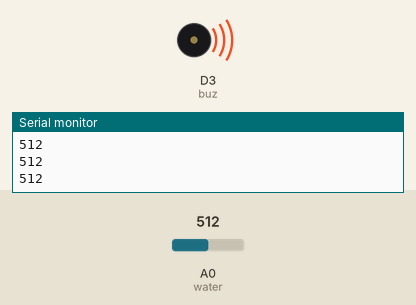
The sketch below on a simulated ESP8266 (NodeMCU). On the bench: buzzer (waves = sounding, pin HIGH), the last lines printed to the serial monitor. The inputs (shaded band) are chosen by the test bench; at power-on: A0 (water) = 512.

Above: at 1.2 s.
1.3 s: A0 (water) set to 364
2.8 s: A0 (water) set to 333
At 3.8 s:
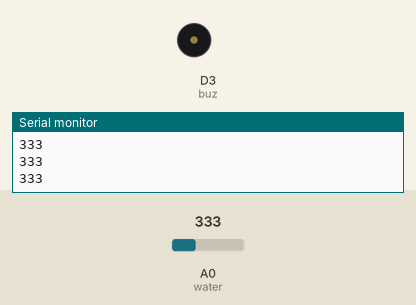
4.3 s: A0 (water) set to 360
At 4.9 s:
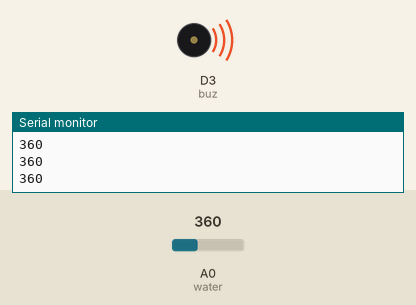
5.8 s: A0 (water) set to 340
At 6.2 s:
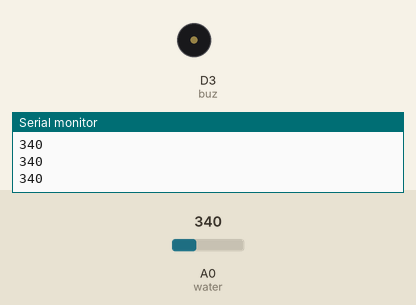
Timing chart, 0 to 8.3 s (numbered marks = the images above; inputs shaded):
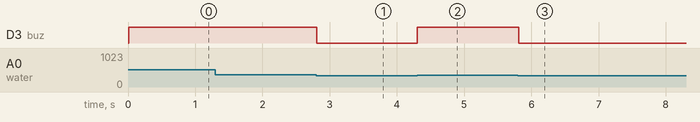

Measured:
- the behaviour switches between 351 and 350 on A0 (water) (found by bisection; images 0 and 1)
- after the input at 2.8 s, D3 (buz): HIGH → LOW at once
- after the input at 4.3 s, D3 (buz): LOW → HIGH at once
- after the input at 5.8 s, D3 (buz): HIGH → LOW at once

The sketch:

waterlevel.ino
```cpp
#define water A0
#define buz D3
void setup()
{
    pinMode(water,INPUT);
    pinMode(buz,OUTPUT);
    Serial.begin(9600);
    delay(10);

    // We start by connecting to a WiFi network

}


void loop()
{
    int s1 = analogRead(water);
    Serial.println(s1);
    if(s1>350){
      digitalWrite(buz,HIGH);
      } else {
        digitalWrite(buz,LOW);
        }

}
```
